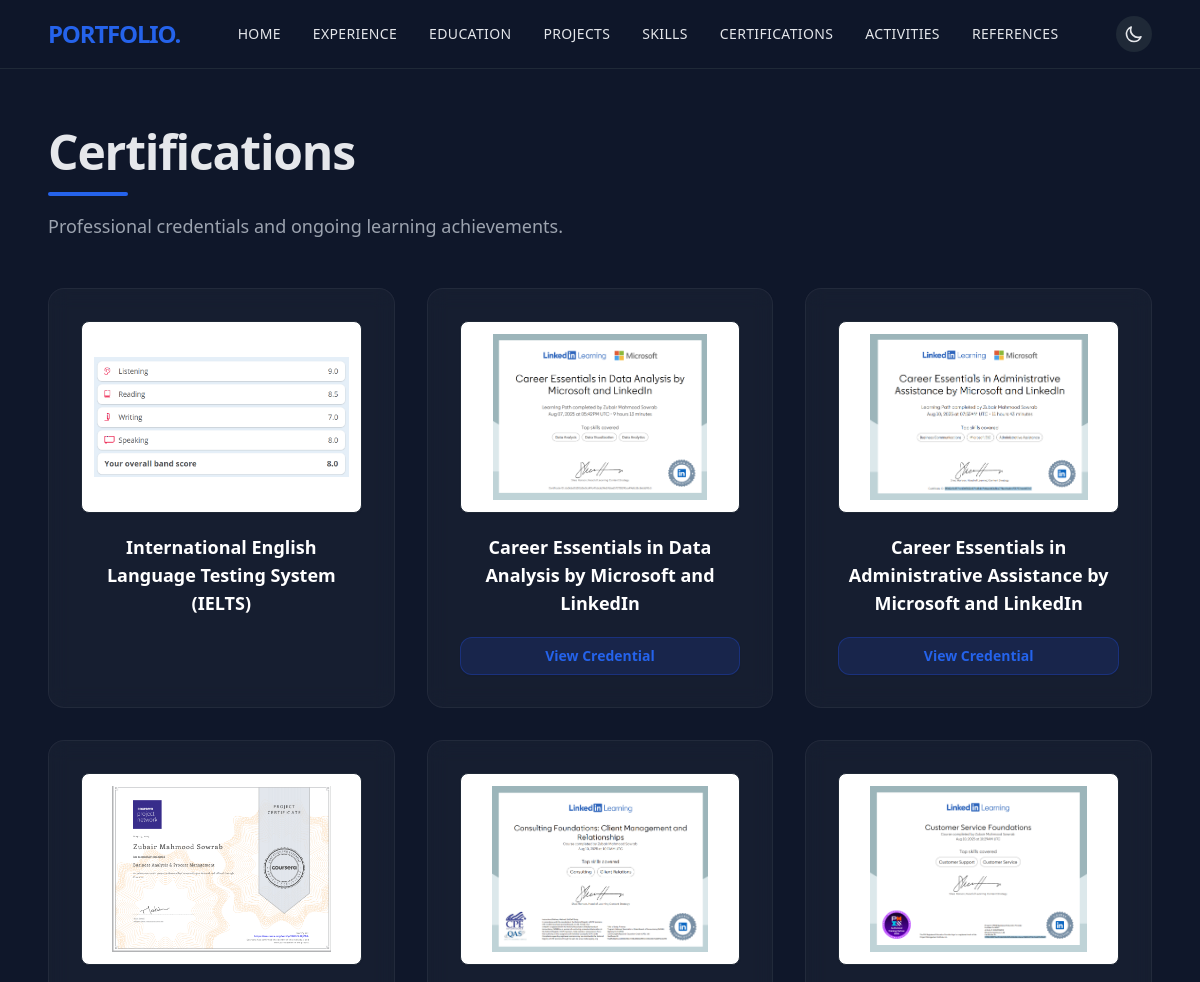
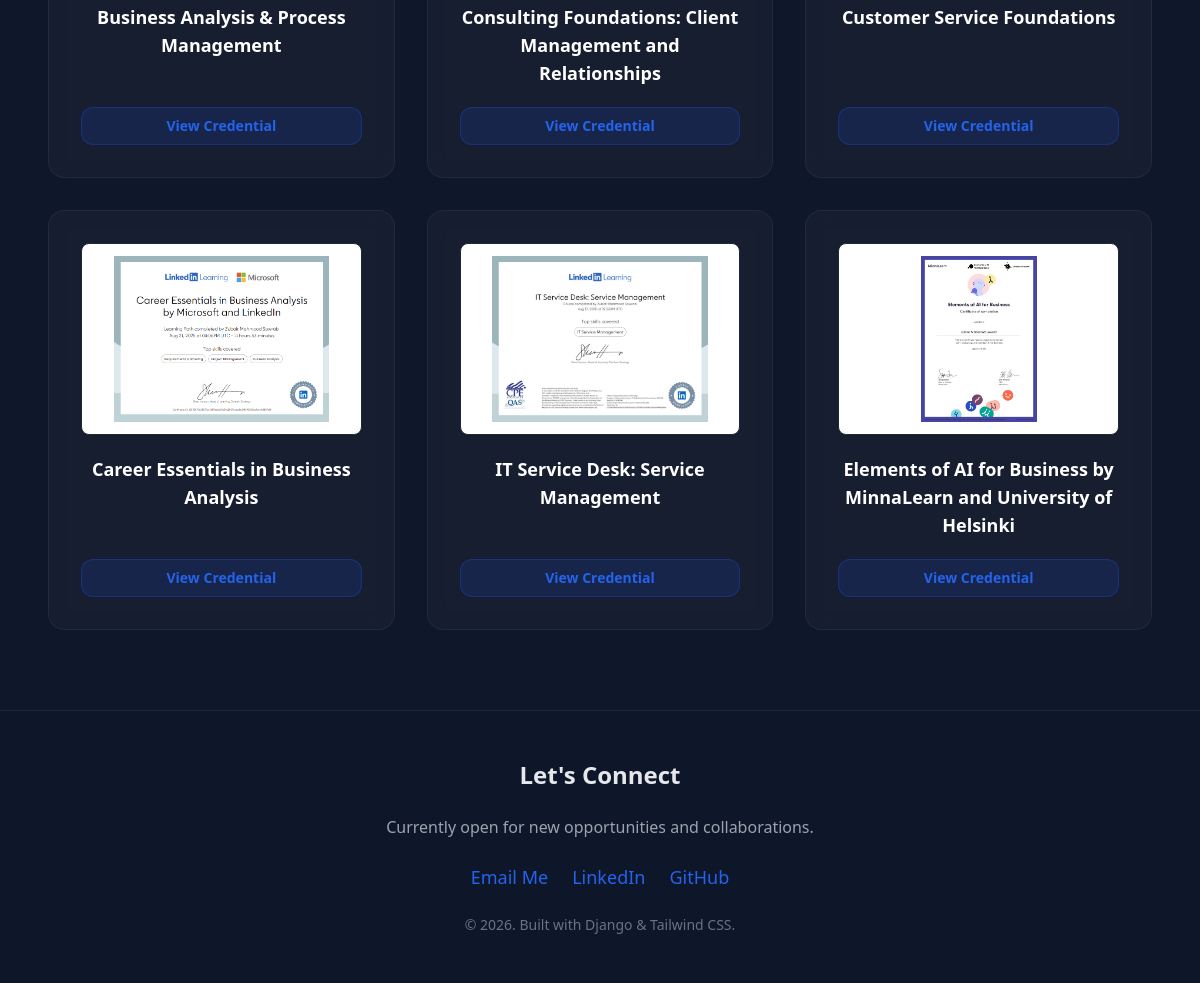
Page /certifications/ on the committed database (2 pictures, top to bottom).
### portfolio/models.py (models this page shows, shortened)
class Certification(models.Model):
    title = models.CharField(max_length=200)
    link = models.URLField(max_length=255, blank=True, help_text="Link to verify certification")
    image = models.ImageField(upload_to='certifications/', blank=True, null=True)
    order = models.IntegerField(default=0)
    class Meta:
        ordering = ['order']

### portfolio/views.py (the view)
# urls.py: path('certifications/', views.certifications_view, name='certifications'),
def certifications_view(request):
    context = {
        'certifications': Certification.objects.all(),
        'settings': SiteSetting.objects.first(),
    }
    return render(request, 'portfolio/certifications.html', context)

### portfolio/templates/portfolio/certifications.html
{% extends 'portfolio/base.html' %}
{% block content %}
<section class="space-y-12 animate-fade-in-up">
    <div class="space-y-4">
        <h1 class="text-4xl md:text-5xl font-extrabold tracking-tight">Certifications</h1>
        <div class="h-1 w-20 bg-primary rounded"></div>
        <p class="text-lg text-gray-600 dark:text-gray-400 max-w-2xl">
            Professional credentials and ongoing learning achievements.
        </p>
    </div>
    <div class="grid grid-cols-1 sm:grid-cols-2 lg:grid-cols-3 gap-8">
        {% for cert in certifications %}
        <div class="glass-card p-6 md:p-8 rounded-2xl flex flex-col items-center text-center gap-5 h-full">
            {% if cert.image %}
            <div class="w-full h-48 xl:h-56 flex items-center justify-center">
                <img src="{{ cert.image.url }}" alt="{{ cert.title }}" class="w-full h-full object-contain rounded-lg shadow-sm bg-white p-3 border border-gray-100 dark:border-gray-800">
            </div>
            {% endif %}
            <h3 class="text-lg font-bold text-gray-900 dark:text-white flex-grow">{{ cert.title }}</h3>
            {% if cert.link %}
            <a href="{{ cert.link }}" target="_blank" rel="noopener noreferrer" class="mt-auto px-5 py-2 w-full bg-blue-50 dark:bg-blue-900/30 text-primary border border-blue-100 dark:border-blue-800/50 hover:bg-primary hover:text-white dark:hover:bg-primary transition-colors rounded-xl text-sm font-semibold shadow-sm">
                View Credential
            </a>
            {% endif %}
        </div>
        {% empty %}
        <p class="text-gray-500 col-span-full">No certifications added yet.</p>
        {% endfor %}
    </div>
</section>
{% endblock content %}

### portfolio/templates/portfolio/base.html (style rules this page uses)
body { transition: background-color 0.3s, color 0.3s; }
.glass-card { background: rgba(255, 255, 255, 0.03); backdrop-filter: blur(10px); border: 1px solid rgba(255, 255, 255, 0.05); transition: transform 0.3s ease, box-shadow 0.3s ease, border-color 0.3s ease; }

### rows in the picture
Certification: image (picture), title "International English Language Testing System (IELTS)"
Certification: image (picture), title "Career Essentials in Data Analysis by Microsoft and LinkedIn"
Certification: image (picture), title "Career Essentials in Administrative Assistance by Microsoft and LinkedIn"
Certification: image (picture), title "Business Analysis & Process Management"
Certification: image (picture), title "Consulting Foundations: Client Management and Relationships"
Certification: image (picture), title "Customer Service Foundations"
Certification: image (picture), title "Career Essentials in Business Analysis"
Certification: image (picture), title "IT Service Desk: Service Management"
Certification: image (picture), title "Elements of AI for Business by MinnaLearn and University of Helsinki"
